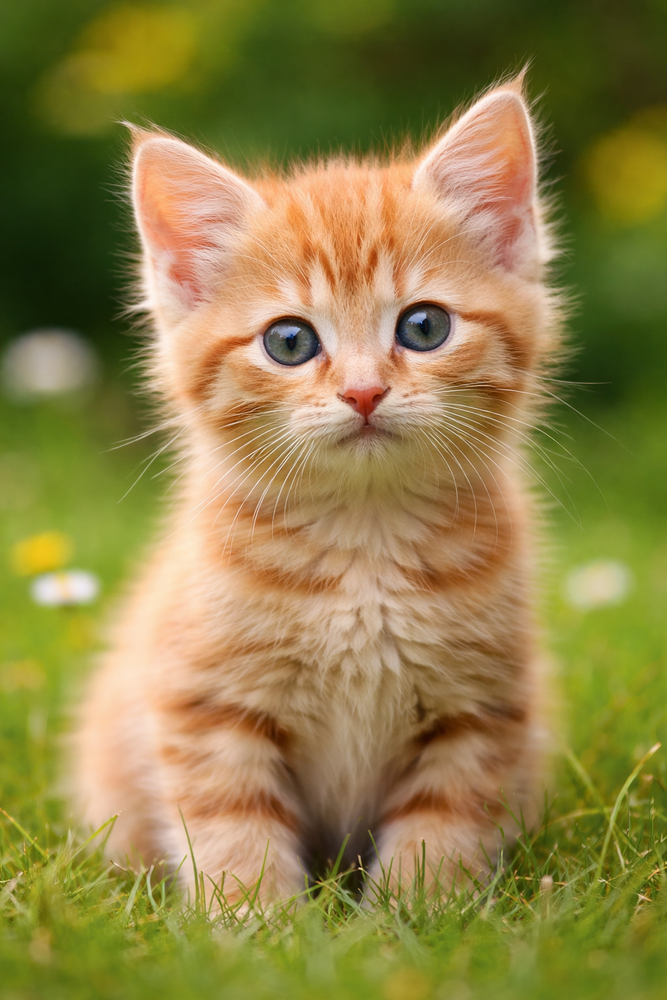
#> input picture sample.png, 667 x 1000 px, shrunk from 1024 x 1536 before the run
$ python Edge.py
#> lines starting #> are read from the running program, lines starting #| are printed output that depends on the picture; after the words box and inside, x2 and y2 are one past the last pixel; in counts of white or black regions, pixels touching at a corner belong together
import cv2

# Read image
img = cv2.imread("sample.png", 0) # grayscale
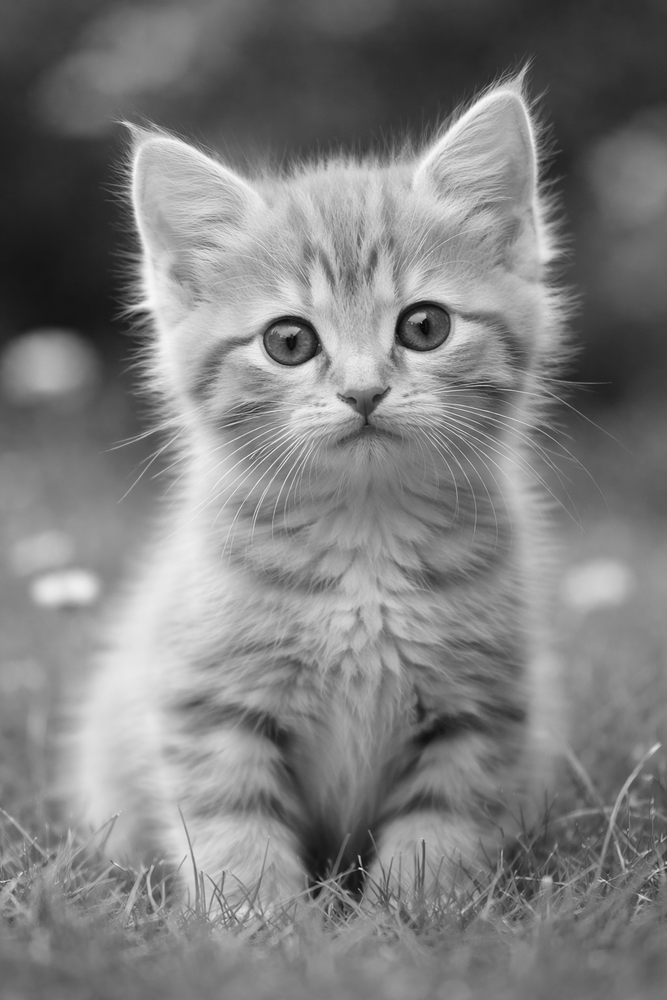
#> img: shape (1000, 667); min 5, max 247, mean 126.6

# Canny Edge Detection
edges = cv2.Canny(img, 100, 200)
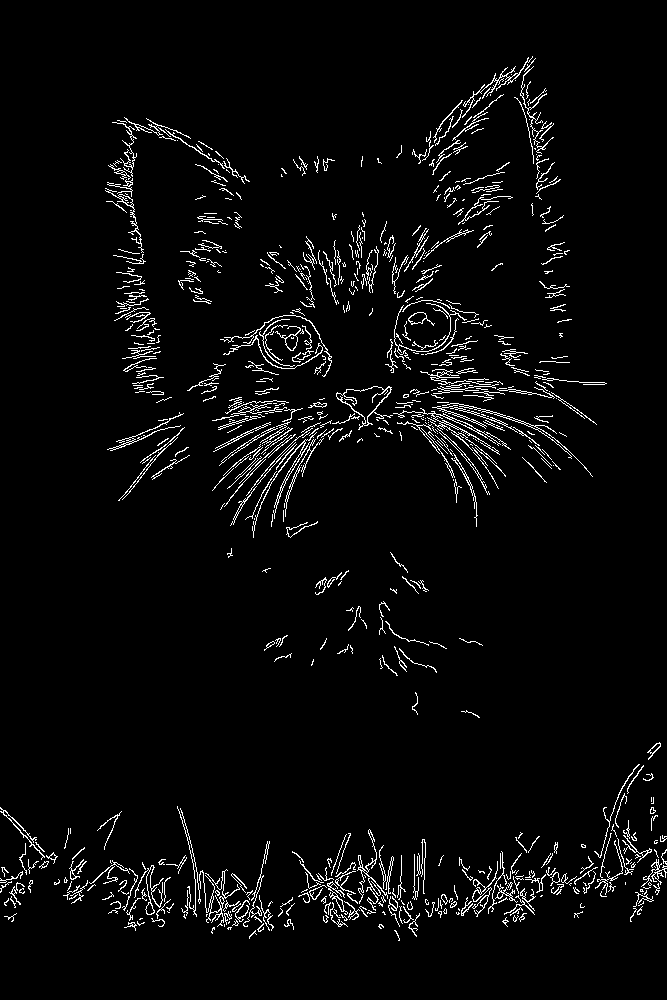
#> edges: shape (1000, 667); 3.7% white in thin lines or dots, all inside (x1, y1, x2, y2) = (0, 56, 667, 941)
cv2.imshow("Original", img)
cv2.imshow("Edges", edges)
cv2.waitKey(0)
cv2.destroyAllWindows()
